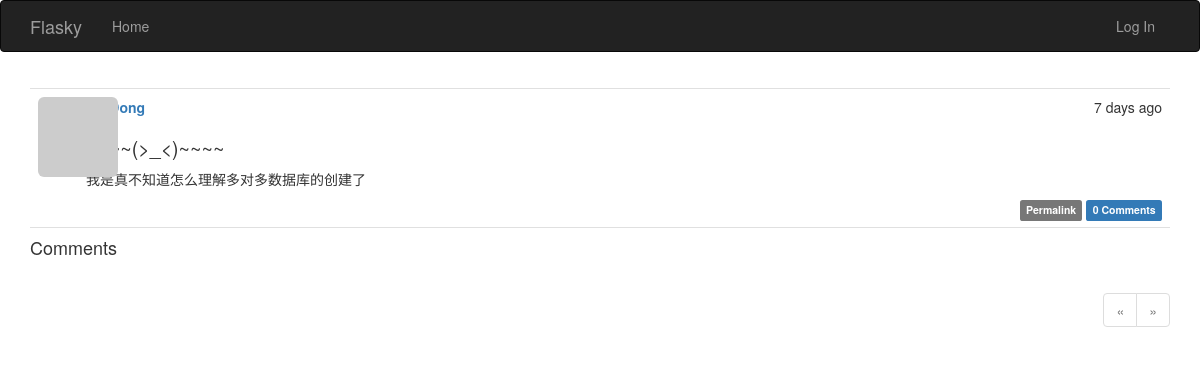
The page /post/113 on the database as committed earlier.
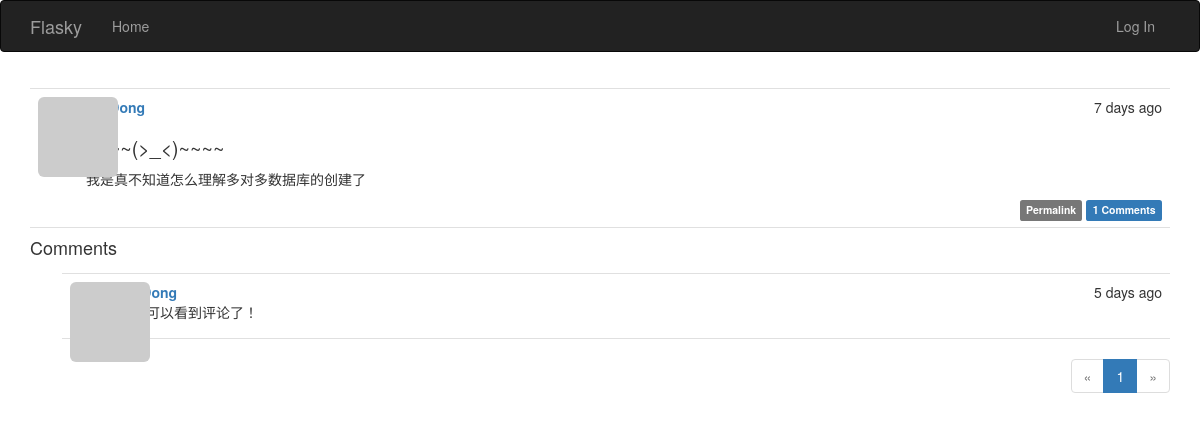
The same page on the database as committed later.
### app/models.py (models this page shows, shortened)
class Post(db.Model):#文章数据
    __tablename__ = 'posts'
    id = db.Column(db.Integer, primary_key=True)
    body = db.Column(db.Text)
    timestamp = db.Column(db.DateTime, index=True, default=datetime.utcnow)
    author_id = db.Column(db.Integer, db.ForeignKey('users.id'))
    body_html = db.Column(db.Text)#转换后的html缓存#Markdown源文本，用于编辑
    comments = db.relationship('Comment', backref='post', lazy='dynamic')

class Comment(db.Model):
    __tablename__ = 'comments'
    id = db.Column(db.Integer, primary_key=True)
    body = db.Column(db.Text)
    body_html = db.Column(db.Text)
    timestamp = db.Column(db.DateTime, index=True, default=datetime.utcnow)
    disabled = db.Column(db.Boolean)
    author_id = db.Column(db.Integer, db.ForeignKey('users.id'))
    post_id = db.Column(db.Integer, db.ForeignKey('posts.id'))

### app/main/views.py (the view, shortened to what this page needs)
@main.route('/post/<int:id>', methods=['GET', 'POST'])
def post(id):
    post = Post.query.get_or_404(id)
    form = CommentForm()
    page = request.args.get('page', 1, type=int)
    if page == -1:
        page = (post.comments.count() - 1) // \
            current_app.config['FLASKY_COMMENTS_PER_PAGE'] + 1
    pagination = post.comments.order_by(Comment.timestamp.asc()).paginate(
        page, per_page=current_app.config['FLASKY_COMMENTS_PER_PAGE'],
        error_out=False)
    comments = pagination.items
    return render_template('post.html', posts=[post], form=form,
                           comments=comments, pagination=pagination)

### app/auth/views.py (called while the page is built)
@auth.before_app_request#调用视图函数前调用，拦截不必要的请求
def before_request():
    if current_user.is_authenticated:
        current_user.ping()#收到用户登录请求时刷新时间
        if not current_user.confirmed \
                and request.endpoint \
                and request.blueprint != 'auth' \
                and request.endpoint != 'static':
            return redirect(url_for('auth.unconfirmed'))

### app/main/__init__.py (called while the page is built)
@main.app_context_processor#全局作用，但是不知道作用是什么
def inject_permissions():
    return dict(Permission=Permission)

### app/models.py (called while the page is built)
    def gravatar(self, size=100, default='monsterid', rating='g'):
        url = 'https://secure.gravatar.com/avatar'
        hash = hashlib.md5(self.email.lower().encode('utf-8')).hexdigest()#并不懂为什么要这么写？生成md5散列值？
        return '{url}/{hash}?s={size}&d={default}&r={rating}'.format(
            url=url, hash=hash, size=size, default=default, rating=rating)

    def can(self, permissions):
        return False

    def is_administrator(self):
        return False

### app/templates/post.html (shortened to what this page needs)
{% extends "base.html" %}
{% import "bootstrap/wtf.html" as wtf %}
{% import "_macros.html" as macros %}
{% block page_content %}
{% include '_posts.html' %}
<h4 id="comments">Comments</h4>
{% include '_comments.html' %}
{% if pagination %}
<div class="pagination">
    {{ macros.pagination_widget(pagination, '.post', fragment='#comments', id=posts[0].id) }}
</div>
{% endif %}
{% endblock %}

### app/templates/_posts.html (shortened to what this page needs)
<ul class="posts">
    {% for post in posts %}
    <li class="post">
        <div class="post-thumbnail">
            <a href="{{ url_for('.user', username=post.author.username) }}">
                <img class="img-rounded profile-thumbnail" src="{{ post.author.gravatar(size=40) }}">
            </a>
        </div>
        <div class="post-content">
            <div class="post-date">{{ moment(post.timestamp).fromNow() }}</div>
            <div class="post-author"><a href="{{ url_for('.user', username=post.author.username) }}">{{ post.author.username }}</a></div>
            <div class="post-body">
                {% if post.body_html %}
                    {{ post.body_html | safe }}
                {% else %}
                    {{ post.body }}
                {% endif %}
            </div>
            <div class="post-footer">
                <a href="{{ url_for('.post', id=post.id) }}">
                    <span class="label label-default">Permalink</span>
                </a>
                <a href="{{ url_for('.post', id=post.id) }}#comments">
                    <span class="label label-primary">{{ post.comments.count() }} Comments</span>
                </a>
            </div>
        </div>
    </li>
    {% endfor %}
</ul>

### app/templates/_comments.html (shortened to what this page needs)
<ul class="comments">
    {% for comment in comments %}
    <li class="comment">
        <div class="comment-thumbnail">
            <a href="{{ url_for('.user', username=comment.author.username) }}">
                <img class="img-rounded profile-thumbnail" src="{{ comment.author.gravatar(size=40) }}">
            </a>
        </div>
        <div class="comment-content">
            <div class="comment-date">{{ moment(comment.timestamp).fromNow() }}</div>
            <div class="comment-author"><a href="{{ url_for('.user', username=comment.author.username) }}">{{ comment.author.username }}</a></div>
            <div class="comment-body">
                {% if moderate or not comment.disabled %}
                    {% if comment.body_html %}
                        {{ comment.body_html | safe }}
                    {% else %}
                        {{ comment.body }}
                    {% endif %}
                {% endif %}
            </div>
        </div>
    </li>
    {% endfor %}
</ul>

Rows that differ between the two databases and show on the page:
computed for Post "~~~~(>_<)~~~~ 我是真不知道怎么理解多对多数据库的创建了": comments.count "0" → "1"
added Comment: timestamp "5 days ago", body_html "终于可以看到评论了！"
Other text that changed with them:
new list line: "1"
